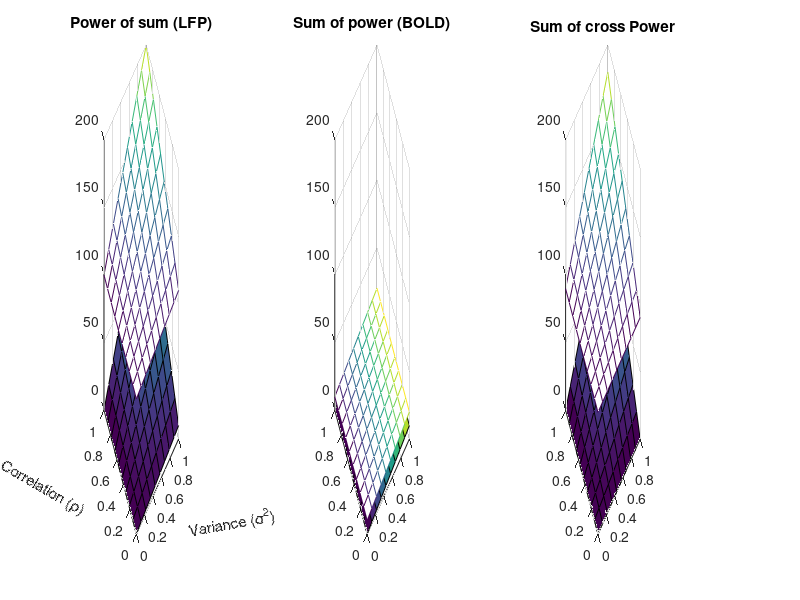

Write the MATLAB code that produced this figure. (Note: this script raises an error after producing the figure.)
%%
% This script generates pannels for Fig 2 from Hermes et al:
%
% This script generates a set of signals with varying correlation
% (coherence), variance, and mean. It shows how the sum of the power, the
% power of the sum and the cross-power vary as a function of these three
% factors.
%
% JW and DH 2017

%% start with one example:

m = 2;      % mean
v = 2;      % variance
s = .1;     % coherence
n = 5;      % number of neurons
T = 1000;   % number of time points
dt = 1/T;

% covariance matrix
sigma = v * (eye(n) + (1-eye(n)) * s);

% data
x = mvnrnd(ones(T,n) * m, sigma);

% observed total cross power
% this should have a time factor added for integration period
total_cp  = x' * x * dt; 

% partitioned into diagonal (power) and off-diagonal ('cross power')
pw  = sum(diag(total_cp));
cpw = sum(sum(total_cp .* (1-eye(n))));

disp([pw cpw])

% predicted
pw_pred  = (m^2 + v)*n;
cpw_pred = (m^2 + v*s)*(n^2-n);
disp([pw_pred cpw_pred])

disp('note that these are similar only if data are 1 sec long or add the time period to total_cp')

%% Make the figure:
%% 
%% Plot total power (LFP), power (BOLD) and cross-power
%%

figure('Position',[0 0 700 250])

fs = 10;    % font size
n = 10;     % number of neurons
[v, s] = meshgrid(linspace(0,1,10));

for ii = 1:2
    
    if ii == 1, m = 0; else m = 1; end
    
    pw_pred  = (m^2 + v)*n;
    cpw_pred = (m^2 + v.*s)*(n^2-n);
    
    subplot(1,3,1),set(gca, 'FontSize', fs);
    total_pw = cpw_pred+pw_pred;
    if ii==2
        mesh(v, s, total_pw, total_pw - min(total_pw(:))),  hold on
    else
        surf(v, s, total_pw, total_pw - min(total_pw(:))),  hold on
    end
    title('Power of sum (LFP)')
    zlim([0 200])
    
    subplot(1,3,2), set(gca, 'FontSize', fs);
    if ii==2
        sH = mesh(v, s, pw_pred, pw_pred - min(pw_pred(:)));  hold on
    else
        sH = surf(v, s, pw_pred, pw_pred - min(pw_pred(:)));  hold on
    end
    set(sH, 'FaceLighting', 'gouraud')
    title('Sum of power (BOLD)')
    zlim([0 200]) 
    
    subplot(1,3,3),set(gca, 'FontSize', fs);
    if ii==2
        mesh(v, s, cpw_pred, cpw_pred-min(cpw_pred(:))), hold on
    else
        surf(v, s, cpw_pred, cpw_pred-min(cpw_pred(:))), hold on
    end
    title('Sum of cross Power')
    zlim([0 200])
end

for k = 1:3
    subplot(1,3,k)
    h=xlabel('Variance (\sigma^2)'); set(h, 'rotation', 10)
    h=ylabel('Correlation (\rho)');set(h, 'rotation', -30)
    alpha(.8)
    view(-30,10)
    set(gca,'ZTick',[0:20:200])
end

colormap parula

% set(gcf,'PaperPositionMode','auto')
% print('-depsc','-r300',['../figures/analytic/2D_LFP_BOLD_CPW'])
% print('-dpng','-r300',['../figures/analytic/2D_LFP_BOLD_CPW'])

